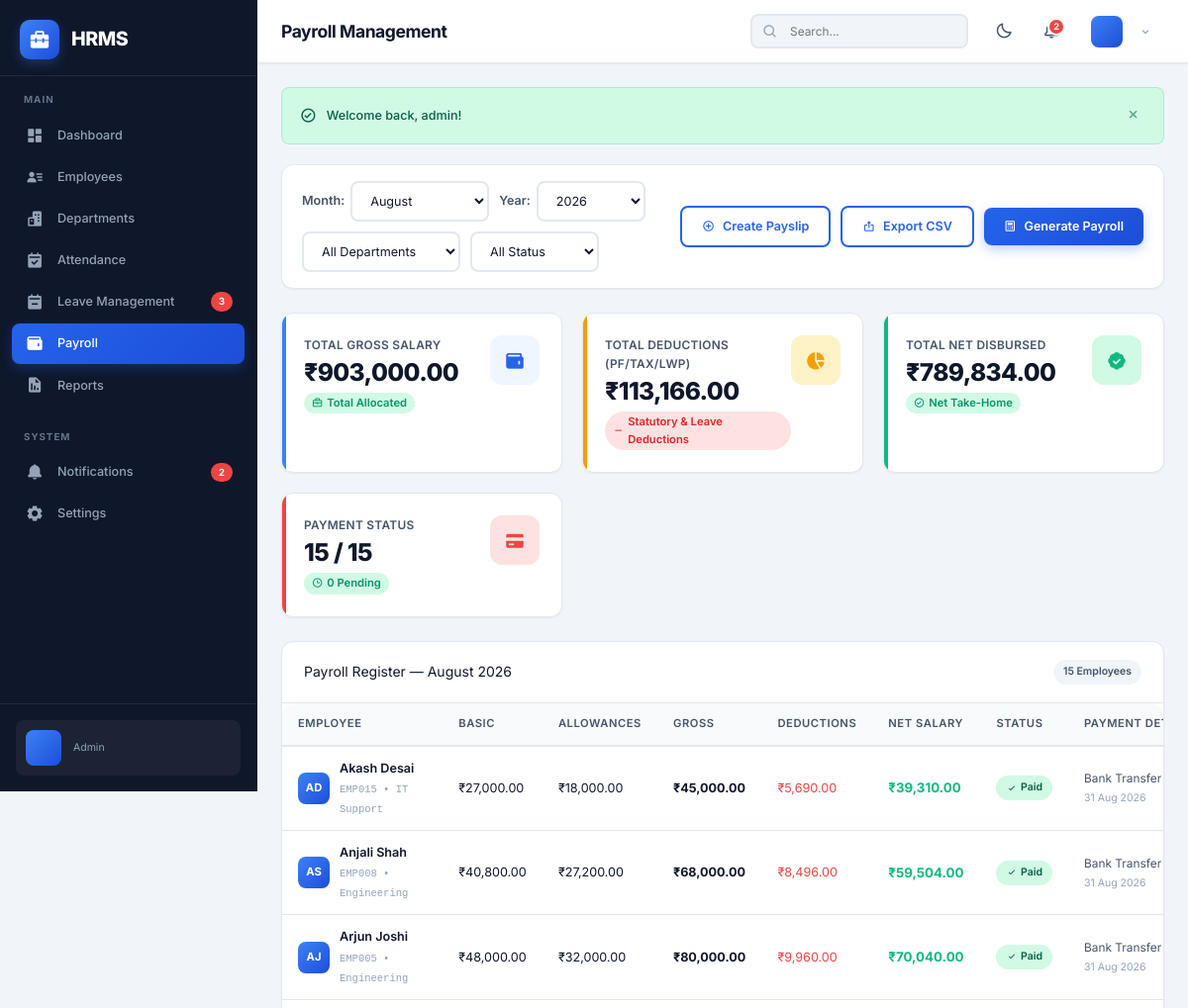
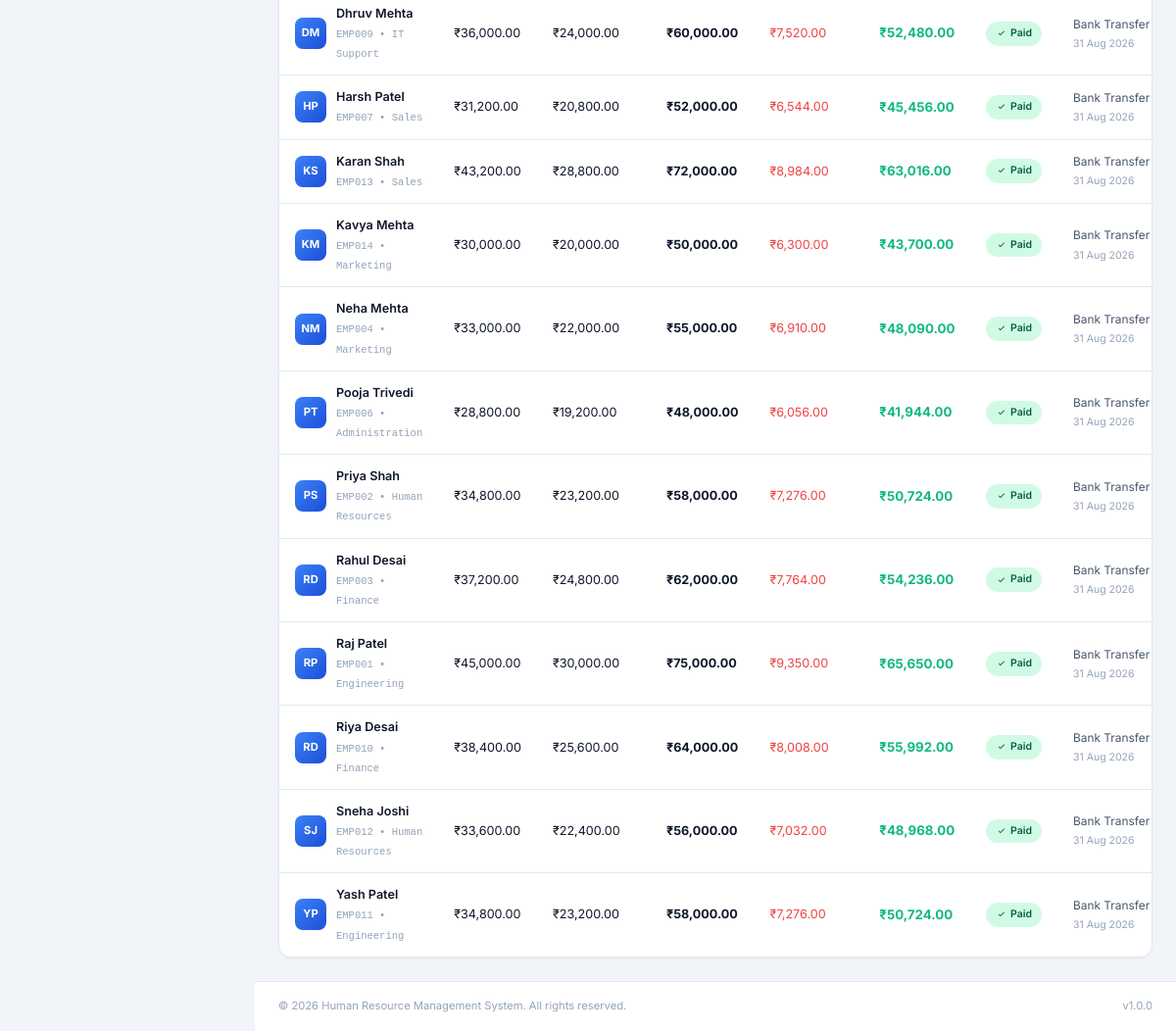
The page /admin/payroll.php?month=8 (signed in) on the database its author committed (2 pictures, top to bottom).
### tables this page shows
CREATE TABLE `payroll` (
  `id` int(11) NOT NULL AUTO_INCREMENT,
  `employee_id` int(11) NOT NULL,
  `month` int(2) NOT NULL,
  `year` int(4) NOT NULL,
  `basic_salary` decimal(12,2) NOT NULL DEFAULT 0.00,
  `hra` decimal(12,2) NOT NULL DEFAULT 0.00,
  `da` decimal(12,2) NOT NULL DEFAULT 0.00,
  `transport_allowance` decimal(12,2) NOT NULL DEFAULT 0.00,
  `medical_allowance` decimal(12,2) NOT NULL DEFAULT 0.00,
  `other_allowances` decimal(12,2) NOT NULL DEFAULT 0.00,
  `gross_salary` decimal(12,2) NOT NULL DEFAULT 0.00,
  `pf_deduction` decimal(12,2) NOT NULL DEFAULT 0.00,
  `tax_deduction` decimal(12,2) NOT NULL DEFAULT 0.00,
  `other_deductions` decimal(12,2) NOT NULL DEFAULT 0.00,
  `total_deductions` decimal(12,2) NOT NULL DEFAULT 0.00,
  `net_salary` decimal(12,2) NOT NULL DEFAULT 0.00,
  `payment_status` enum('pending','paid','hold') NOT NULL DEFAULT 'pending',
  `payment_date` date DEFAULT NULL,
  `payment_method` enum('bank_transfer','cheque','cash') DEFAULT 'bank_transfer',
  `remarks` text DEFAULT NULL,
  `generated_by` int(11) DEFAULT NULL,
  `created_at` timestamp NOT NULL DEFAULT current_timestamp(),
  `updated_at` timestamp NOT NULL DEFAULT current_timestamp() ON UPDATE current_timestamp(),
  PRIMARY KEY (`id`),
  UNIQUE KEY `uk_employee_month_year` (`employee_id`,`month`,`year`),
  KEY `idx_period` (`month`,`year`),
  KEY `fk_payroll_generator` (`generated_by`),
  CONSTRAINT `fk_payroll_employee` FOREIGN KEY (`employee_id`) REFERENCES `employees` (`id`) ON DELETE CASCADE,
  CONSTRAINT `fk_payroll_generator` FOREIGN KEY (`generated_by`) REFERENCES `users` (`id`) ON DELETE SET NULL
);

CREATE TABLE `employees` (
  `id` int(11) NOT NULL AUTO_INCREMENT,
  `user_id` int(11) NOT NULL,
  `employee_id` varchar(20) NOT NULL,
  `first_name` varchar(50) NOT NULL,
  `last_name` varchar(50) NOT NULL,
  `email` varchar(100) NOT NULL,
  `phone` varchar(20) DEFAULT NULL,
  `date_of_birth` date DEFAULT NULL,
  `gender` enum('male','female','other') DEFAULT NULL,
  `address` text DEFAULT NULL,
  `city` varchar(50) DEFAULT NULL,
  `state` varchar(50) DEFAULT NULL,
  `zip_code` varchar(10) DEFAULT NULL,
  `department_id` int(11) DEFAULT NULL,
  `designation` varchar(100) DEFAULT NULL,
  `date_of_joining` date NOT NULL,
  `employment_type` enum('full-time','part-time','contract','intern') NOT NULL DEFAULT 'full-time',
  `salary` decimal(12,2) NOT NULL DEFAULT 0.00,
  `bank_name` varchar(100) DEFAULT NULL,
  `bank_account` varchar(50) DEFAULT NULL,
  `ifsc_code` varchar(20) DEFAULT NULL,
  `pan_number` varchar(20) DEFAULT NULL,
  `emergency_contact_name` varchar(100) DEFAULT NULL,
  `emergency_contact_phone` varchar(20) DEFAULT NULL,
  `status` enum('active','inactive','terminated') NOT NULL DEFAULT 'active',
  `created_at` timestamp NOT NULL DEFAULT current_timestamp(),
  `updated_at` timestamp NOT NULL DEFAULT current_timestamp() ON UPDATE current_timestamp(),
  PRIMARY KEY (`id`),
  UNIQUE KEY `uk_employee_id` (`employee_id`),
  UNIQUE KEY `uk_user_id` (`user_id`),
  KEY `idx_department` (`department_id`),
  CONSTRAINT `fk_employee_department` FOREIGN KEY (`department_id`) REFERENCES `departments` (`id`) ON DELETE SET NULL,
  CONSTRAINT `fk_employee_user` FOREIGN KEY (`user_id`) REFERENCES `users` (`id`) ON DELETE CASCADE
);

CREATE TABLE `departments` (
  `id` int(11) NOT NULL AUTO_INCREMENT,
  `name` varchar(100) NOT NULL,
  `description` text DEFAULT NULL,
  `head_id` int(11) DEFAULT NULL,
  `status` enum('active','inactive') NOT NULL DEFAULT 'active',
  `created_at` timestamp NOT NULL DEFAULT current_timestamp(),
  `updated_at` timestamp NOT NULL DEFAULT current_timestamp() ON UPDATE current_timestamp(),
  PRIMARY KEY (`id`),
  UNIQUE KEY `uk_department_name` (`name`)
);

### includes/auth.php (called while the page is built, shortened)
<?php
function sanitize(string $input): string {
    return htmlspecialchars(trim($input), ENT_QUOTES, 'UTF-8');
}

### admin/payroll.php (the view, shortened to what this page needs)
<?php
require_once __DIR__ . '/../includes/auth.php';
$pdo = getDBConnection();
$currentMonth = (int)(!empty($_GET['month']) ? $_GET['month'] : date('n'));
$currentYear = (int)(!empty($_GET['year']) ? $_GET['year'] : date('Y'));
$deptFilter = !empty($_GET['department_id']) ? (int)$_GET['department_id'] : 0;
$statusFilter = trim($_GET['status'] ?? '');
$query = "SELECT p.*, e.employee_id AS emp_code, e.first_name, e.last_name, e.designation,
                 e.bank_name, e.bank_account, e.ifsc_code, e.pan_number,
                 d.name AS department_name
          FROM payroll p
          JOIN employees e ON p.employee_id = e.id
          LEFT JOIN departments d ON e.department_id = d.id
          WHERE p.month = ? AND p.year = ?";
$params = [$currentMonth, $currentYear];
$query .= " ORDER BY e.first_name ASC";
$stmt = $pdo->prepare($query);
$stmt->execute($params);
$payrollList = $stmt->fetchAll();
$summaryStmt = $pdo->prepare("SELECT
    COUNT(id) AS total_records,
    COALESCE(SUM(gross_salary), 0) AS total_gross,
    COALESCE(SUM(total_deductions), 0) AS total_deductions,
    COALESCE(SUM(net_salary), 0) AS total_net,
    SUM(CASE WHEN payment_status = 'paid' THEN 1 ELSE 0 END) AS paid_count,
    SUM(CASE WHEN payment_status = 'pending' THEN 1 ELSE 0 END) AS pending_count
FROM payroll
WHERE month = ? AND year = ?");
$summaryStmt->execute([$currentMonth, $currentYear]);
$summary = $summaryStmt->fetch();
include __DIR__ . '/../includes/header.php';
?>
<div class="card" style="margin-bottom: 24px;">
    <div class="card-body" style="padding: 16px 20px;">
        <div style="display: flex; flex-wrap: wrap; gap: 12px; justify-content: space-between; align-items: center;">
            <form method="GET" action="" style="display: flex; flex-wrap: wrap; gap: 10px; align-items: center; flex: 1;">
                <div style="display: flex; align-items: center; gap: 6px;">
                    <label style="font-weight: 600; color: var(--text-secondary); font-size: 0.9rem;">Month:</label>
                    <select name="month" class="form-control" style="width: 140px;" onchange="this.form.submit()">
                        <?php for ($m = 1; $m <= 12; $m++): ?>
                        <option value="<?= $m ?>" <?= $currentMonth === $m ? 'selected' : '' ?>>
                            <?= date('F', mktime(0, 0, 0, $m, 10)) ?>
                        </option>
                        <?php endfor; ?>
                    </select>
                </div>
                <div style="display: flex; align-items: center; gap: 6px;">
                    <label style="font-weight: 600; color: var(--text-secondary); font-size: 0.9rem;">Year:</label>
                    <select name="year" class="form-control" style="width: 110px;" onchange="this.form.submit()">
                        <?php for ($y = date('Y') - 1; $y <= date('Y') + 1; $y++): ?>
                        <option value="<?= $y ?>" <?= $currentYear === $y ? 'selected' : '' ?>><?= $y ?></option>
                        <?php endfor; ?>
                    </select>
                </div>
                <select name="department_id" class="form-control" style="width: 160px;" onchange="this.form.submit()">
                    <option value="">All Departments</option>
                </select>
                <select name="status" class="form-control" style="width: 130px;" onchange="this.form.submit()">
                    <option value="">All Status</option>
                </select>
            </form>
            <div style="display: flex; gap: 10px; align-items: center; flex-wrap: wrap;">
                <button type="button" class="btn btn-outline" onclick="openCreatePayslipModal()" title="Create individual employee payslip">
                    <i class='bx bx-plus-circle'></i> Create Payslip
                </button>
                <a href="?export=csv&month=<?= $currentMonth ?>&year=<?= $currentYear ?><?= $deptFilter ? '&department_id=' . $deptFilter : '' ?><?= $statusFilter ? '&status=' . urlencode($statusFilter) : '' ?>" class="btn btn-outline" title="Download Payroll Register CSV">
                    <i class='bx bx-export'></i> Export CSV
                </a>
                <form method="POST" action="" onsubmit="return confirm('Generate payroll for all active employees for <?= date('F Y', mktime(0,0,0,$currentMonth,10,$currentYear)) ?>?')">
                    <button type="submit" class="btn btn-primary">
                        <i class='bx bx-calculator'></i> Generate Payroll
                    </button>
                </form>
            </div>
        </div>
    </div>
</div>
<div class="stats-grid" style="margin-bottom: 24px;">
    <div class="stat-card blue">
        <div class="stat-info">
            <h4>Total Gross Salary</h4>
            <div class="stat-number">₹<?= number_format($summary['total_gross'], 2) ?></div>
            <div class="stat-change up"><i class='bx bx-briefcase'></i> Total Allocated</div>
        </div>
        <div class="stat-icon blue"><i class='bx bxs-wallet'></i></div>
    </div>
    <div class="stat-card orange">
        <div class="stat-info">
            <h4>Total Deductions (PF/Tax/LWP)</h4>
            <div class="stat-number">₹<?= number_format($summary['total_deductions'], 2) ?></div>
            <div class="stat-change down"><i class='bx bx-minus'></i> Statutory & Leave Deductions</div>
        </div>
        <div class="stat-icon orange"><i class='bx bxs-pie-chart-alt-2'></i></div>
    </div>
    <div class="stat-card green">
        <div class="stat-info">
            <h4>Total Net Disbursed</h4>
            <div class="stat-number">₹<?= number_format($summary['total_net'], 2) ?></div>
            <div class="stat-change up"><i class='bx bx-check-circle'></i> Net Take-Home</div>
        </div>
        <div class="stat-icon green"><i class='bx bxs-badge-check'></i></div>
    </div>
    <div class="stat-card red">
        <div class="stat-info">
            <h4>Payment Status</h4>
            <div class="stat-number"><?= (int)($summary['paid_count'] ?? 0) ?> / <?= (int)($summary['total_records'] ?? 0) ?></div>
            <div class="stat-change <?= ($summary['pending_count'] ?? 0) > 0 ? 'down' : 'up' ?>">
                <i class='bx bx-time'></i> <?= (int)($summary['pending_count'] ?? 0) ?> Pending
            </div>
        </div>
        <div class="stat-icon red"><i class='bx bxs-credit-card'></i></div>
    </div>
</div>
<div class="card">
    <div class="card-header">
        <div class="card-title">
            Payroll Register &mdash; <?= date('F Y', mktime(0, 0, 0, $currentMonth, 10, $currentYear)) ?>
        </div>
        <span class="badge badge-secondary"><?= count($payrollList) ?> Employees</span>
    </div>
    <div class="table-container">
        <table class="data-table">
            <thead>
                <tr>
                    <th>Employee</th>
                    <th>Basic</th>
                    <th>Allowances</th>
                    <th>Gross</th>
                    <th>Deductions</th>
                    <th>Net Salary</th>
                    <th>Status</th>
                    <th>Payment Details</th>
                </tr>
            </thead>
            <tbody>
                <?php if (empty($payrollList)): ?>
                <tr>
                    <td colspan="9" style="text-align: center; padding: 48px; color: var(--text-muted);">
                        <i class='bx bx-calculator' style="font-size: 3rem; margin-bottom: 8px; display: block;"></i>
                        No payroll records found for this period. Click <strong>"Generate Payroll"</strong> to initialize salary computations.
                    </td>
                </tr>
                <?php else: ?>
                    <?php foreach ($payrollList as $p):
                        $fullName = $p['first_name'] . ' ' . $p['last_name'];
                        $initials = strtoupper(substr($p['first_name'], 0, 1) . substr($p['last_name'], 0, 1));
                        $totalAllowances = (float)$p['hra'] + (float)$p['da'] + (float)$p['transport_allowance'] + (float)$p['medical_allowance'] + (float)$p['other_allowances'];
                    ?>
                    <tr>
                        <td>
                            <div style="display: flex; align-items: center; gap: 10px;">
                                <div class="user-avatar-sm" style="width: 32px; height: 32px; font-size: 0.8rem; font-weight: 700;">
                                    <?= $initials ?>
                                </div>
                                <div>
                                    <div style="font-weight: 600; color: var(--text-primary);"><?= sanitize($fullName) ?></div>
                                    <small style="color: var(--text-muted); font-family: monospace;"><?= sanitize($p['emp_code']) ?> • <?= sanitize($p['department_name'] ?? 'General') ?></small>
                                </div>
                            </div>
                        </td>
                        <td>₹<?= number_format($p['basic_salary'], 2) ?></td>
                        <td>₹<?= number_format($totalAllowances, 2) ?></td>
                        <td><strong>₹<?= number_format($p['gross_salary'], 2) ?></strong></td>
                        <td style="color: var(--danger);">₹<?= number_format($p['total_deductions'], 2) ?></td>
                        <td>
                            <strong style="color: var(--success); font-size: 0.95rem;">
                                ₹<?= number_format($p['net_salary'], 2) ?>
                            </strong>
                        </td>
                        <td>
                            <?php if ($p['payment_status'] === 'paid'): ?>
                            <span class="badge badge-success"><i class='bx bx-check'></i> Paid</span>
                            <?php elseif ($p['payment_status'] === 'hold'): ?>
                            <span class="badge badge-danger"><i class='bx bx-pause'></i> Hold</span>
                            <?php else: ?>
                            <span class="badge badge-warning"><i class='bx bx-time'></i> Pending</span>
                            <?php endif; ?>
                        </td>
                        <td>
                            <div style="font-size: 0.85rem; color: var(--text-secondary); text-transform: capitalize;">
                                <?= str_replace('_', ' ', $p['payment_method']) ?>
                            </div>
                            <?php if ($p['payment_date']): ?>
                            <small style="color: var(--text-muted);"><?= date('d M Y', strtotime($p['payment_date'])) ?></small>
                            <?php endif; ?>
                        </td>
                    </tr>
                    <?php endforeach; ?>
                <?php endif; ?>
            </tbody>
        </table>
    </div>
</div>
<?php include __DIR__ . '/../includes/footer.php'; ?>

### rows shown on the page
payroll: employee.last_name "AD", employee.last_name "Akash Desai", employee.employee_id "EMP015", departments.name "IT Support", basic_salary "27,000.00", totalAllowances "18,000.00", gross_salary "45,000.00", total_deductions "5,690.00", net_salary "39,310.00", payment_status "paid" (drawn), payment_method "Bank Transfer", payment_date "31 Aug 2026"
payroll: employee.last_name "AS", employee.last_name "Anjali Shah", employee.employee_id "EMP008", departments.name "Engineering", basic_salary "40,800.00", totalAllowances "27,200.00", gross_salary "68,000.00", total_deductions "8,496.00", net_salary "59,504.00", payment_status "paid" (drawn), payment_method "Bank Transfer", payment_date "31 Aug 2026"
payroll: employee.last_name "AJ", employee.last_name "Arjun Joshi", employee.employee_id "EMP005", departments.name "Engineering", basic_salary "48,000.00", totalAllowances "32,000.00", gross_salary "80,000.00", total_deductions "9,960.00", net_salary "70,040.00", payment_status "paid" (drawn), payment_method "Bank Transfer", payment_date "31 Aug 2026"
payroll: employee.last_name "DM", employee.last_name "Dhruv Mehta", employee.employee_id "EMP009", departments.name "IT Support", basic_salary "36,000.00", totalAllowances "24,000.00", gross_salary "60,000.00", total_deductions "7,520.00", net_salary "52,480.00", payment_status "paid" (drawn), payment_method "Bank Transfer", payment_date "31 Aug 2026"
payroll: employee.last_name "HP", employee.last_name "Harsh Patel", employee.employee_id "EMP007", departments.name "Sales", basic_salary "31,200.00", totalAllowances "20,800.00", gross_salary "52,000.00", total_deductions "6,544.00", net_salary "45,456.00", payment_status "paid" (drawn), payment_method "Bank Transfer", payment_date "31 Aug 2026"
payroll: employee.last_name "KS", employee.last_name "Karan Shah", employee.employee_id "EMP013", departments.name "Sales", basic_salary "43,200.00", totalAllowances "28,800.00", gross_salary "72,000.00", total_deductions "8,984.00", net_salary "63,016.00", payment_status "paid" (drawn), payment_method "Bank Transfer", payment_date "31 Aug 2026"
payroll: employee.last_name "KM", employee.last_name "Kavya Mehta", employee.employee_id "EMP014", departments.name "Marketing", basic_salary "30,000.00", totalAllowances "20,000.00", gross_salary "50,000.00", total_deductions "6,300.00", net_salary "43,700.00", payment_status "paid" (drawn), payment_method "Bank Transfer", payment_date "31 Aug 2026"
payroll: employee.last_name "NM", employee.last_name "Neha Mehta", employee.employee_id "EMP004", departments.name "Marketing", basic_salary "33,000.00", totalAllowances "22,000.00", gross_salary "55,000.00", total_deductions "6,910.00", net_salary "48,090.00", payment_status "paid" (drawn), payment_method "Bank Transfer", payment_date "31 Aug 2026"
payroll: employee.last_name "PT", employee.last_name "Pooja Trivedi", employee.employee_id "EMP006", departments.name "Administration", basic_salary "28,800.00", totalAllowances "19,200.00", gross_salary "48,000.00", total_deductions "6,056.00", net_salary "41,944.00", payment_status "paid" (drawn), payment_method "Bank Transfer", payment_date "31 Aug 2026"
payroll: employee.last_name "PS", employee.last_name "Priya Shah", employee.employee_id "EMP002", departments.name "Human Resources", basic_salary "34,800.00", totalAllowances "23,200.00", gross_salary "58,000.00", total_deductions "7,276.00", net_salary "50,724.00", payment_status "paid" (drawn), payment_method "Bank Transfer", payment_date "31 Aug 2026"
payroll: employee.last_name "RD", employee.last_name "Rahul Desai", employee.employee_id "EMP003", departments.name "Finance", basic_salary "37,200.00", totalAllowances "24,800.00", gross_salary "62,000.00", total_deductions "7,764.00", net_salary "54,236.00", payment_status "paid" (drawn), payment_method "Bank Transfer", payment_date "31 Aug 2026"
payroll: employee.last_name "RP", employee.last_name "Raj Patel", employee.employee_id "EMP001", departments.name "Engineering", basic_salary "45,000.00", totalAllowances "30,000.00", gross_salary "75,000.00", total_deductions "9,350.00", net_salary "65,650.00", payment_status "paid" (drawn), payment_method "Bank Transfer", payment_date "31 Aug 2026"
payroll: employee.last_name "RD", employee.last_name "Riya Desai", employee.employee_id "EMP010", departments.name "Finance", basic_salary "38,400.00", totalAllowances "25,600.00", gross_salary "64,000.00", total_deductions "8,008.00", net_salary "55,992.00", payment_status "paid" (drawn), payment_method "Bank Transfer", payment_date "31 Aug 2026"
payroll: employee.last_name "SJ", employee.last_name "Sneha Joshi", employee.employee_id "EMP012", departments.name "Human Resources", basic_salary "33,600.00", totalAllowances "22,400.00", gross_salary "56,000.00", total_deductions "7,032.00", net_salary "48,968.00", payment_status "paid" (drawn), payment_method "Bank Transfer", payment_date "31 Aug 2026"
payroll: employee.last_name "YP", employee.last_name "Yash Patel", employee.employee_id "EMP011", departments.name "Engineering", basic_salary "34,800.00", totalAllowances "23,200.00", gross_salary "58,000.00", total_deductions "7,276.00", net_salary "50,724.00", payment_status "paid" (drawn), payment_method "Bank Transfer", payment_date "31 Aug 2026"

### other values the page prints
APP_NAME "HRMS"
$pendingLeaves "3"
$notificationCount "2"
$currentRole "Admin"
PAGE_TITLE "Payroll Management"
$flash['message'] "Welcome back, admin!"
$summary['total_gross'] "903,000.00"
$summary['total_deductions'] "113,166.00"
$summary['total_net'] "789,834.00"
$summary['paid_count'] "15"
$summary['total_records'] "15"
$summary['pending_count'] "0"
date('F Y', mktime(0, 0, 0, $currentMonth, 10, $currentYear)) "August 2026"
count($payrollList) "15"
APP_FULL_NAME "Human Resource Management System"
